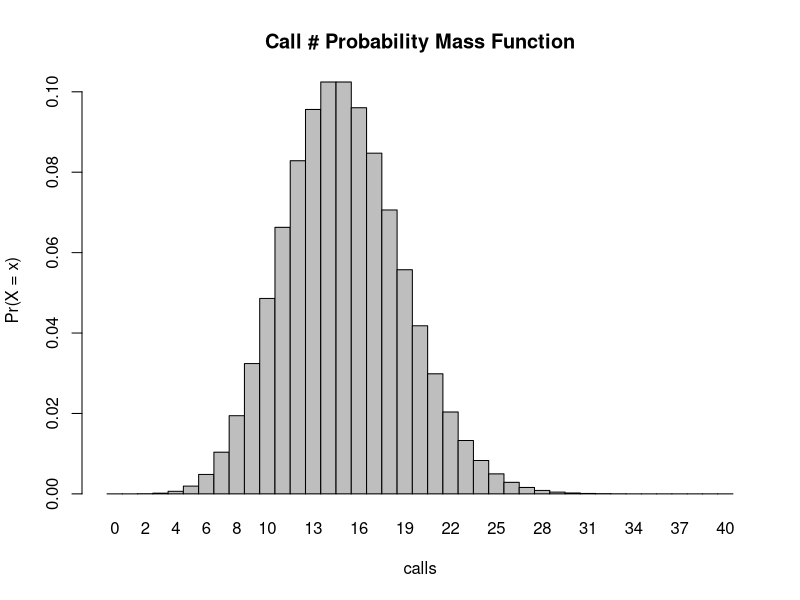
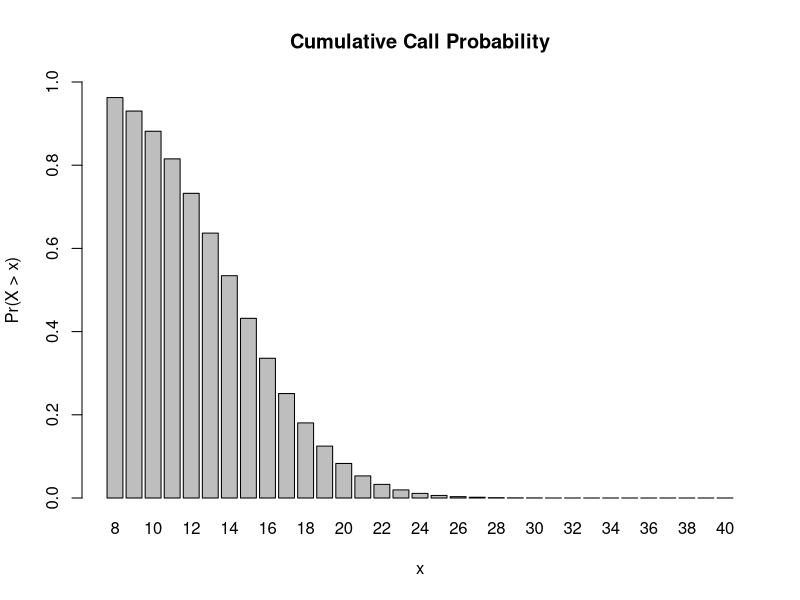
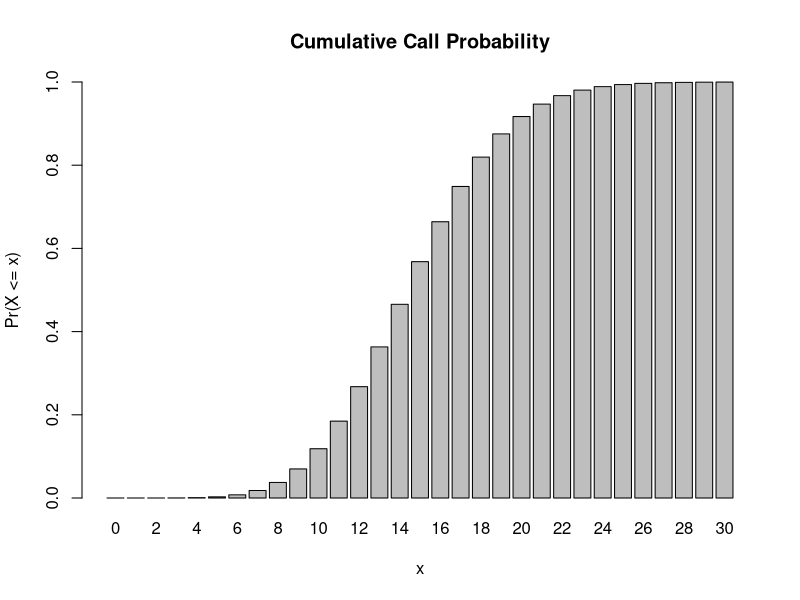
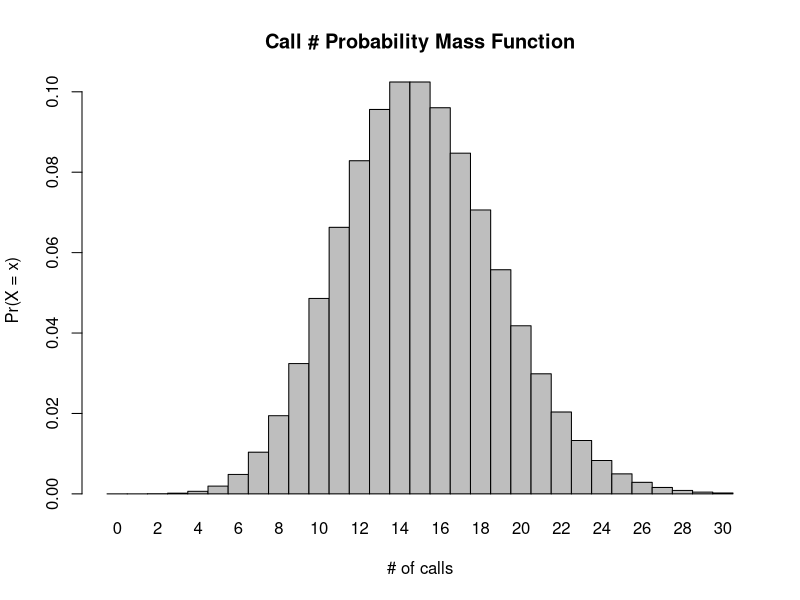
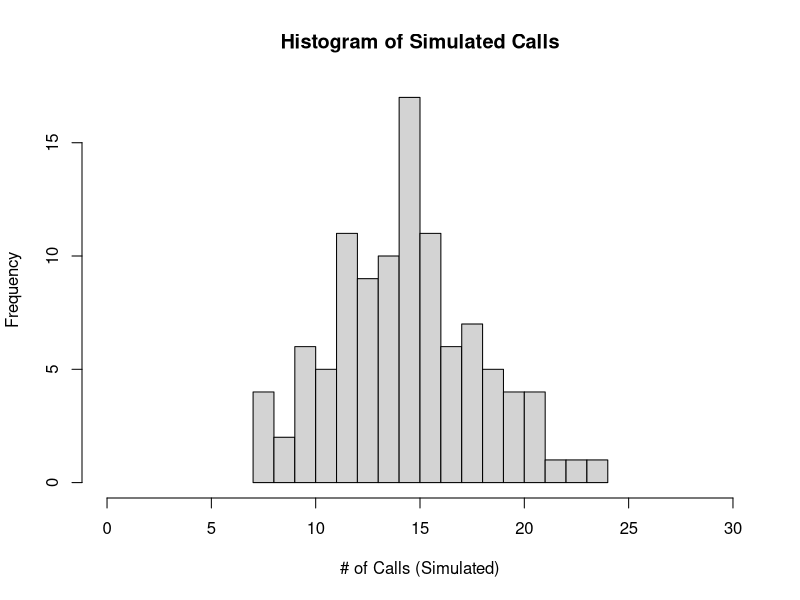

The R script that drew these images, in order:
## ---- chunk 1
knitr::opts_chunk$set(echo = TRUE)
## ---- chunk 2
# let's start by assigning X as a Poisson random distribution of the number of calls heard in a 2 hour monitoring session
X <- dpois(0:40,15) #this defines X as a poisson distribution with a mean of 15 over the interval of 0-40 (I just chose the max more or less at random to just try and get a full spread of the distribution)
barplot(X, names.arg = 0:40, space = 0, xlab = "calls", ylab = "Pr(X = x)", main = "Call # Probability Mass Function") #this plots the above generated distribution just to check that it looks right
## ---- chunk 3
ppois(8, 15, lower.tail = FALSE) #ppois returns the cumulative distribution function for a given lambda (in our case 15) and value within the distribution (in our case 8 for the number of calls we're trying to determine the probability for), we specify lower.tail = FALSE to ensure we're finding the probability of the upper tail (i.e. greater than our given value of 8)
## ---- chunk 4
barplot(ppois(8:40, lambda = 15, lower.tail = FALSE), ylim = 0:1, names.arg = 8:40, xlab = "x",
    ylab = "Pr(X > x)", main = "Cumulative Call Probability") # we can visualize the cumulative probability distribution by plotting ppois between our lower value (8) and an undetermined max (I use 40 here, it can theoretically go to infinity but our probability is already essentially at 0 well before we hit 30)
## ---- chunk 5
ppois(0, 15) # as before we use the ppois function to return the cumulative distribution, though this time we leave lower.tail = TRUE to find the probability X <= x (inclusive). Since we're essentially finding the probability in a range from 0 to 0 it's astronomically low,
## ---- chunk 6
barplot(ppois(0:30, lambda = 15), ylim = 0:1, names.arg = 0:30, xlab = "x",
    ylab = "Pr(X <= x)", main = "Cumulative Call Probability") #same as before we're plotting the probability distribution, though since lower.tail = TRUE this time note that the distribution appears inverted to the previous plot. We're finding the probability X <= x, instead of X > x
## ---- chunk 7
#technically I think it'd be better to answer this question like this though:

dpois(0,15) # since this returns the direct probability of a single value rather than a spread, though note that both answers are the same: 3.059023e-07
## ---- chunk 8
# now we return to using the dpois function
dpois(3, 15) # return the probability for a single value (3) given a poisson distribution with a mean of 15
## ---- chunk 9
barplot(dpois(0:30, 15), names.arg = 0:30, space = 0, xlab = "# of calls", ylab = "Pr(X = x)", main = "Call # Probability Mass Function") # see above for a discussion of dpois, the plot here is the same, just over the range 0:30
## ---- chunk 10
simulated_calls <- rpois(104, 15) #rpois lets us generate a random number based on a poisson distribution, the arguments are n (104), the sample size, and lambda (15), the mean - same as above
simulated_calls
## ---- chunk 11
hist(simulated_calls, #plot a histogram of the calls we simulated above
     xlim = c(0,30), # set limits on the x axis
     breaks = 15, # set the number of breaks in the histogram (I just played around with the number 'til I thought it looked good)
     xlab = "# of Calls (Simulated)", # relabel the x axis
     main = "Histogram of Simulated Calls") #give it a title!
